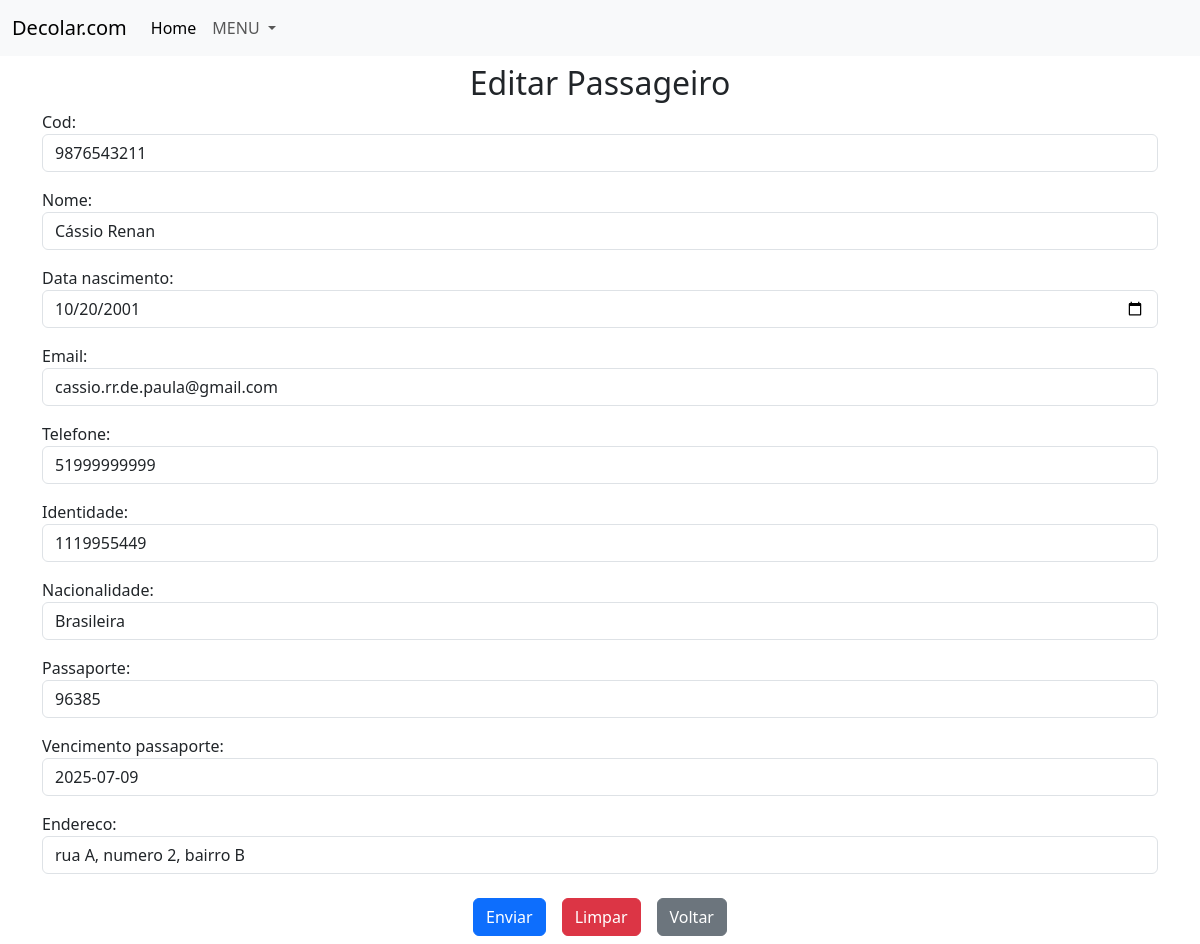
/api/update_passageiro/1/, run on the app's committed database.
### app/migrations/models/passageiro.py (models this page shows, shortened)
class Passageiro(BaseModel):
    class Meta:
        abstract = False
    cod = models.CharField(max_length=10, blank=False, null=False, unique=True)
    nome = models.CharField(max_length=100, blank=False, null=False)
    data_nascimento = models.DateField()
    email = models.CharField(unique=True, max_length=100)
    telefone = models.CharField(max_length=15, validators=[MinLengthValidator(10)], blank=False, null=False)
    identidade = models.CharField(max_length=20, validators=[MinLengthValidator(4)], blank=False, null=False)
    nacionalidade = models.CharField(choices=[(nacionalidade.name, nacionalidade.value) for nacionalidade in Nacionalidade], max_length=15)
    passaporte = models.CharField(max_length=20, validators=[MinLengthValidator(5)], blank=False, null=False, unique=True)
    vencimento_passaporte = models.DateField(blank=False, null=False)
    endereco = models.CharField(max_length=50, validators=[MinLengthValidator(20)], blank=False, null=False)

### app/views/passageiro_views.py (the view)
# urls.py: path('api/update_passageiro/<int:id>/', update_passageiro, name='update_passageiro'),
def update_passageiro(request, id):
    try:
        passageiro = get_object_or_404(Passageiro, pk=id)
        if request.method == 'POST':
            if isinstance(passageiro, Passageiro):
                form = PassageiroForm(request.POST, instance=passageiro)
                if form.is_valid():
                    form.save()
                    return redirect('list_passageiros')
                else:
                    raise Exception('Formulário inválido')
            else:
                raise Exception('Instância inválida')
        else:
            form = PassageiroForm(instance=passageiro)
            context = {
                'form': form,
                'passageiro': passageiro
            }
            return render(request, 'update_passageiro.html', context)
    except Exception as e:
        context = {
                'message': e
            }
        return render(request, 'error.html', context)

### app/forms.py
class PassageiroForm(forms.ModelForm):
    class Meta:
        model = Passageiro
        fields = '__all__'
        widgets = {
            'data_nascimento': forms.DateInput(attrs={'type': 'date'})
        }
    def __init__(self, *args, **kwargs):
        super(PassageiroForm, self).__init__(*args, **kwargs)
        for new_field in self.visible_fields():
            new_field.field.widget.attrs.update({"class": "form-control"})

### app/templates/update_passageiro.html (shortened to what this page needs)
{% extends 'base.html' %}
{% block conteudo %}
<div class="container-sm">
    <h2 style="display: flex; justify-content: center;">Editar Passageiro</h2>
    <form id="passageiro" action="{% url 'update_passageiro' passageiro.id %}" method="post">
        {{ form.as_p }}
        <div style="display: flex; justify-content: center;">
            <button type="submit" class="btn btn-primary m-2" form="passageiro">Enviar</button>
            <button type="reset" class="btn btn-danger m-2" form="passageiro">Limpar</button>
            <a href="{% url 'list_passageiros' %}">
                <button type="button" class="btn btn-secondary m-2">Voltar</button>
            </a>
        </div>
    </form>
</div>
{% endblock %}

### data on the page
Passageiro: cod "9876543211", nome "Cássio Renan", data_nascimento "10/20/2001", email "cassio.rr.de.paula@gmail.com", telefone "51999999999", identidade "1119955449", nacionalidade "Brasileira", passaporte "96385", vencimento_passaporte "2025-07-09", endereco "rua A, numero 2, bairro B"
